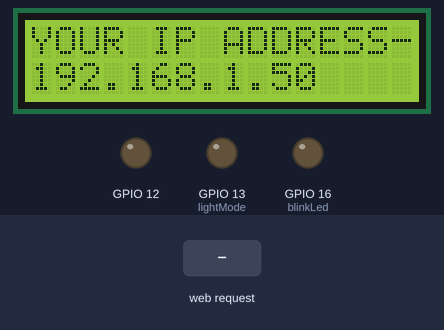
A sketch run on a simulated ESP8266 (NodeMCU). Shown: 16×2 character LCD, output pins drawn as LEDs (lit = HIGH). Inputs (shaded band) come from the test bench. WiFi joins after 1.5 s; servers stay silent unless stated; what the sketch prints to the serial monitor is not drawn.

Above: at 4.3 s.
4.4 s: HTTP request GET /bklight received
At 5.17 s:
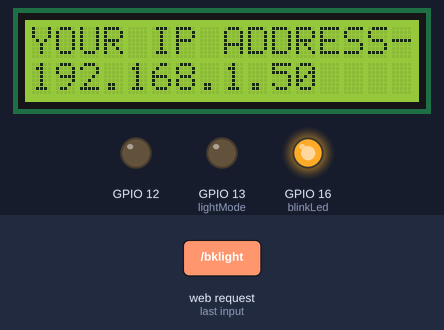
At 6.4 s:
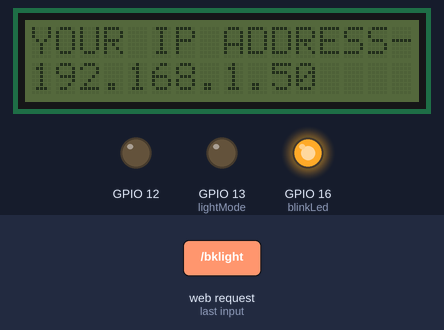
6.7 s: HTTP request GET /test received
At 8.0 s:
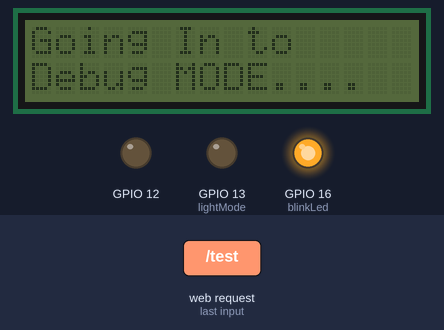
Timing chart, 0 to 46.0 s (numbered marks = the images above; inputs shaded):
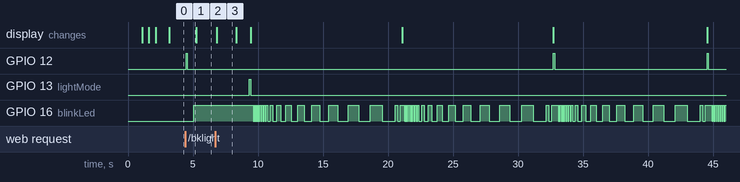

Measured:
- after the input at 4.4 s, GPIO 12: LOW → HIGH after 0.08 s, → LOW 0.10 s later; GPIO 16 (blinkLed): LOW → HIGH after 0.68 s
- after the input at 6.7 s, GPIO 12: alternates HIGH for 0.10 s and LOW for 11.7 s, starting after 26.0 s; GPIO 13 (lightMode): LOW → HIGH after 2.6 s, → LOW 0.10 s later; GPIO 16 (blinkLed): HIGH → LOW after 3.0 s, then moves between LOW and HIGH, repeating every 11.8 s; the display: changes after 0.11 s (image 3)
- what the display in image 3 shows lasts 1.5 s, from 6.8 s to 8.3 s

The sketch:

wifi.ino
```cpp
//esp 8266 bord download
//https://arduino.esp8266.com/stable/package_esp8266com_index.json
//html to c/c++
//https://tomeko.net/online_tools/cpp_text_escape.php?lang=en


//included Lib files
#include <ESP8266WiFi.h>
#include <ESP8266WebServer.h>
#include <Wire.h>
#include <LiquidCrystal_I2C.h>

//initing liquid crystal i2c lcd config
LiquidCrystal_I2C lcd(0x27, 16, 2);


// local network name and password
const char* ssid = "Home";
const char* password = "home1111";

//globla variables
int bklightvar = 1 ;


//initing esp web server at port 80;
ESP8266WebServer server(80);


// Requested web server for debug
const char debugTxt[] PROGMEM={"<!DOCTYPE html>\n"
"    <html>\n"
"    <head>\n"
"        <meta http-equiv = 'refresh' content = '0; url =/' />\n"
"    </head>\n"
"    <body>\n"
"        <br>\n"
"        <br>\n"
"        <br>\n"
"        <br>\n"
"        <br>\n"
"        <br>\n"
"        <br>\n"
"        <br>\n"
"        <p>Welcome Shourav How Are You Doing</p>\n"
"        <br>\n"
"        <br>\n"
"        <br>\n"
"        <br>\n"
"        <br>\n"
"        <br>\n"
"        <br>\n"
"   </body>\n"
"  </html>"};


//Request web page for root
const char temp[] PROGMEM={"<!DOCTYPE html>\n"
"<html>\n"
"   <head>\n"
"    <meta name=\"viewport\" content=\"width=device-width, initial-scale=1.0\">\n"
"      <style>\n"
"@import url('https://fonts.googleapis.com/css?family=Source+Code+Pro:200,900');\n"
"\n"
":root {\n"
"  --text-color: hsla(210, 50%, 85%, 1);\n"
"  --shadow-color: hsla(210, 40%, 52%, .4);\n"
"  --btn-color: hsl(210, 80%, 42%);\n"
"  --bg-color: #141218;\n"
"}\n"
"\n"
"* {\n"
"  box-sizing: border-box;\n"
"}\n"
"\n"
"html, body {\n"
"  width: 70%;\n"
"  height: 70%;\n"
"  display: flex;\n"
"  align-items: center;\n"
"  justify-content: center;\n"
"  background-color: var(--bg-color);\n"
"}\n"
"\n"
"button {\n"
"  position:relative;\n"
"  padding: 10px 20px;  \n"
"  border: none;\n"
"  background: none;\n"
"  cursor: pointer;\n"
"  \n"
"  font-family: \"Source Code Pro\";\n"
"  font-weight: 900;\n"
"  text-transform: uppercase;\n"
"  font-size: 30px;  \n"
"  color: var(--text-color);\n"
"  \n"
"  background-color: var(--btn-color);\n"
"  box-shadow: var(--shadow-color) 2px 2px 22px;\n"
"  border-radius: 4px; \n"
"  z-index: 0;  \n"
"  overflow: hidden;   \n"
"}\n"
"\n"
"button:focus {\n"
"  outline-color: transparent;\n"
"  box-shadow: var(--btn-color) 2px 2px 22px;\n"
"}\n"
"\n"
".right::after, button::after {\n"
"  content: var(--content);\n"
"  display: block;\n"
"  position: absolute;\n"
"  white-space: nowrap;\n"
"  padding: 40px 40px;\n"
"  pointer-events:none;\n"
"}\n"
"\n"
"button::after{\n"
"  font-weight: 200;\n"
"  top: -30px;\n"
"  left: -20px;\n"
"} \n"
"\n"
".right, .left {\n"
"  position: absolute;\n"
"  width: 100%;\n"
"  height: 100%;\n"
"  top: 0;\n"
"}\n"
".right {\n"
"  left: 66%;\n"
"}\n"
".left {\n"
"  right: 66%;\n"
"}\n"
".right::after {\n"
"  top: -30px;\n"
"  left: calc(-66% - 20px);\n"
"  \n"
"  background-color: var(--bg-color);\n"
"  color:transparent;\n"
"  transition: transform .4s ease-out;\n"
"  transform: translate(0, -90%) rotate(0deg)\n"
"}\n"
"\n"
"button:hover .right::after {\n"
"  transform: translate(0, -47%) rotate(0deg)\n"
"}\n"
"\n"
"button .right:hover::after {\n"
"  transform: translate(0, -50%) rotate(-7deg)\n"
"}\n"
"\n"
"button .left:hover ~ .right::after {\n"
"  transform: translate(0, -50%) rotate(7deg)\n"
"}\n"
"\n"
"/* bubbles */\n"
"button::before {\n"
"  content: '';\n"
"  pointer-events: none;\n"
"  opacity: .6;\n"
"  background:\n"
"    radial-gradient(circle at 20% 35%,  transparent 0,  transparent 2px, var(--text-color) 3px, var(--text-color) 4px, transparent 4px),\n"
"    radial-gradient(circle at 75% 44%, transparent 0,  transparent 2px, var(--text-color) 3px, var(--text-color) 4px, transparent 4px),\n"
"    radial-gradient(circle at 46% 52%, transparent 0, transparent 4px, var(--text-color) 5px, var(--text-color) 6px, transparent 6px);\n"
"\n"
"  width: 100%;\n"
"  height: 300%;\n"
"  top: 0;\n"
"  left: 0;\n"
"  position: absolute;\n"
"  animation: bubbles 5s linear infinite both;\n"
"}\n"
"\n"
"@keyframes bubbles {\n"
"  from {\n"
"    transform: translate();\n"
"  }\n"
"  to {\n"
"    transform: translate(0, -66.666%);\n"
"  }\n"
"}\n"
".change-color {\n"
"  fill: #fafffc;\n"
"}\n"
"</style>\n"
"   </head>\n"
"   <body>\n"
"      <a href=\"/light\"><button style=\"--content: 'LIGHT !';></a>\n"
"  <div class=\"left\"></div>\n"
"    LIGHT !\n"
"  <div class=\"right\"></div>\n"
"    \n"
"</button>\n"
"<a target=\"_blank\" href=\"/bklight\"><svg class=\"change-color\" style=\"width:100px;height:100px;position:fixed;top:5%;left:1em;opacity:.8;\" viewBox=\"0 0 24 24\"> <path fill-rule=\"evenodd\" d=\"M1 3.5a.5.5 0 0 1 .5-.5h13a.5.5 0 0 1 0 1h-13a.5.5 0 0 1-.5-.5zM8 6a.5.5 0 0 1 .5.5v5.793l2.146-2.147a.5.5 0 0 1 .708.708l-3 3a.5.5 0 0 1-.708 0l-3-3a.5.5 0 0 1 .708-.708L7.5 12.293V6.5A.5.5 0 0 1 8 6z\"/></svg></a>\n"
"\n"
"\n"
"\n"
"<a target=\"_blank\" href=\"https://id1o1.github.io/rhs\"><svg class=\"change-color\"; style=\"width:100px;height:100px;position:fixed;bottom:10%;left:1em;opacity:.8;\" viewBox=\"0 0 24 24\"><path fill-rule=\"evenodd\" d=\"M14.763.075A.5.5 0 0 1 15 .5v15a.5.5 0 0 1-.5.5h-3a.5.5 0 0 1-.5-.5V14h-1v1.5a.5.5 0 0 1-.5.5h-9a.5.5 0 0 1-.5-.5V10a.5.5 0 0 1 .342-.474L6 7.64V4.5a.5.5 0 0 1 .276-.447l8-4a.5.5 0 0 1 .487.022zM6 8.694 1 10.36V15h5V8.694zM7 15h2v-1.5a.5.5 0 0 1 .5-.5h2a.5.5 0 0 1 .5.5V15h2V1.309l-7 3.5V15z\"/>\n"
"  <path d=\"M2 11h1v1H2v-1zm2 0h1v1H4v-1zm-2 2h1v1H2v-1zm2 0h1v1H4v-1zm4-4h1v1H8V9zm2 0h1v1h-1V9zm-2 2h1v1H8v-1zm2 0h1v1h-1v-1zm2-2h1v1h-1V9zm0 2h1v1h-1v-1zM8 7h1v1H8V7zm2 0h1v1h-1V7zm2 0h1v1h-1V7zM8 5h1v1H8V5zm2 0h1v1h-1V5zm2 0h1v1h-1V5zm0-2h1v1h-1V3z\"/></svg></a>\n"
"   </body>\n"
"</html>"};


/*
void handleRoot()
{
  char temp[400];

  snprintf(temp, 400,
    "<html>\
  <head>\
  </head>\
    <body>\
    <h1>How to html page really good</h1>\
    <a href =\"/on\"> <button> Turn ON</button> </a>\
    <a href =\"/off\"> <button> Turn OFF</button> </a>\
  </body>\
</html>");
  server.send(200, "text/html", temp);
//  server.send(200, "text/plain", "I'm an awasome webServer!!!");

}
*/
// on bord led blinking code
void blinkLed()
{
  pinMode(16, OUTPUT);
  digitalWrite(16, LOW);
  delay(10);
  digitalWrite(16, HIGH);
  delay(10);

  pinMode(16, OUTPUT);
  digitalWrite(16, LOW);
  delay(20);
  digitalWrite(16, HIGH);
  delay(20);

  pinMode(16, OUTPUT);
  digitalWrite(16, LOW);
  delay(30);
  digitalWrite(16, HIGH);
  delay(30);

  pinMode(16, OUTPUT);
  digitalWrite(16, LOW);
  delay(40);
  digitalWrite(16, HIGH);
  delay(40);

  pinMode(16, OUTPUT);
  digitalWrite(16, LOW);
  delay(50);
  digitalWrite(16, HIGH);
  delay(50);

  pinMode(16, OUTPUT);
  digitalWrite(16, LOW);
  delay(60);
  digitalWrite(16, HIGH);
  delay(60);

  pinMode(16, OUTPUT);
  digitalWrite(16, LOW);
  delay(70);
  digitalWrite(16, HIGH);
  delay(70);

  pinMode(16, OUTPUT);
  digitalWrite(16, LOW);
  delay(80);
  digitalWrite(16, HIGH);
  delay(80);

  pinMode(16, OUTPUT);
  digitalWrite(16, LOW);
  delay(90);
  digitalWrite(16, HIGH);
  delay(90);

  pinMode(16, OUTPUT);
  digitalWrite(16, LOW);
  delay(100);
  digitalWrite(16, HIGH);
  delay(100);

  pinMode(16, OUTPUT);
  digitalWrite(16, LOW);
  delay(200);
  digitalWrite(16, HIGH);
  delay(200);

  pinMode(16, OUTPUT);
  digitalWrite(16, LOW);
  delay(300);
  digitalWrite(16, HIGH);
  delay(300);

  pinMode(16, OUTPUT);
  digitalWrite(16, LOW);
  delay(400);
  digitalWrite(16, HIGH);
  delay(400);

  pinMode(16, OUTPUT);
  digitalWrite(16, LOW);
  delay(500);
  digitalWrite(16, HIGH);
  delay(500);

  pinMode(16, OUTPUT);
  digitalWrite(16, LOW);
  delay(600);
  digitalWrite(16, HIGH);
  delay(600);

  pinMode(16, OUTPUT);
  digitalWrite(16, LOW);
  delay(700);
  digitalWrite(16, HIGH);
  delay(700);

  pinMode(16, OUTPUT);
  digitalWrite(16, LOW);
  delay(800);
  digitalWrite(16, HIGH);
  delay(800);


  pinMode(16, OUTPUT);
  digitalWrite(16, LOW);
  delay(900);
  digitalWrite(16, HIGH);
  delay(900);

  pinMode(16, OUTPUT);
  digitalWrite(16, LOW);
  delay(1000);
  digitalWrite(16, HIGH);
  delay(200);

  pinMode(16, OUTPUT);
  digitalWrite(16, LOW);
  delay(200);
  digitalWrite(16, HIGH);
  delay(100);
};


// fanction to inite root
void handleRoot()
{
  server.send(200, "text/html", temp);
//  server.send(200, "text/plain", "I'm an awasome webServer!!!");

}


//debug function
void deBug()
{
  server.send(200, "text/html", debugTxt);
  lcd.clear();
  lcd.setCursor(0,0);
  lcd.print("Going In to");
  lcd.setCursor(0,4);
  lcd.print("Debug MODE....");
  delay(1500);
  pinMode(13, OUTPUT);
  lcd.clear();
  lcd.setCursor(0,0);
  lcd.print("Turning ON Light");
  delay(1000);
  digitalWrite(13, HIGH);
  delay(100);
  digitalWrite(13, LOW);
  lcd.clear();
  lcd.setCursor(0,0);
  lcd.print("Doing System ");
  lcd.setCursor(0,4);
  lcd.print("Checkup..");
  delay(200);
  blinkLed();
  lcd.clear();
  lcd.setCursor(0,0);
  lcd.print("Doing System ");
  lcd.setCursor(0,4);
  lcd.print("Checkup....");
  delay(200);
  blinkLed();
  lcd.clear();
  lcd.setCursor(0,0);
  lcd.print("Doing System ");
  lcd.setCursor(0,4);
  lcd.print("Checkup......");
  lcd.setBacklight(0);
  pinMode(12, OUTPUT);
  digitalWrite(12, HIGH);
  delay(100);
  pinMode(12, OUTPUT);
  digitalWrite(12, LOW);
  delay(100);
  delay(200);
  blinkLed();
  lcd.clear();
  lcd.setCursor(0,0);
  lcd.print("Doing System ");
  lcd.setCursor(0,4);
  lcd.print("Checkup........");
  lcd.setBacklight(1);
   pinMode(12, OUTPUT);
  digitalWrite(12, HIGH);
  delay(100);
  pinMode(12, OUTPUT);
  digitalWrite(12, LOW);
  delay(100);
  delay(200);
  blinkLed();
  pinMode(13, OUTPUT);
  lcd.clear();
  lcd.setCursor(0,0);
  lcd.print("Turning OFF");
  lcd.setCursor(0,4);
  lcd.print("Light (-_-)");
  delay(1000);
  digitalWrite(13, HIGH);
  delay(100);
  digitalWrite(13, LOW);
  lcd.clear();
  lcd.setCursor(0,0);
  lcd.print("No Problem Found");
  lcd.setCursor(0,4);
  lcd.print("Shourav...");
  delay(2000);


} ;


//back to function let's you move back to root after dowing some work
void backTo()
{
  char temp[400];

  snprintf(temp, 400,
    """<!DOCTYPE html>"
    "<html>"
    "<head>"
        "<meta http-equiv = 'refresh' content = '0; url =/' />"
   " </head>"
    "<body>"
   "</body>"
  "</html>""");
  server.send(200, "text/html", temp);
}


//control display's backlight and send signal to nano
void bkLight() {
  //server.send(200, "text/html", temp);
   pinMode(16, OUTPUT);
  digitalWrite(16, LOW);
  pinMode(12, OUTPUT);
  digitalWrite(12, HIGH);
  delay(100);
  digitalWrite(12, LOW);
  Serial.println(bklightvar);
  bklightvar =! bklightvar;
  Serial.println(bklightvar);
  delay(500);
  digitalWrite(16, HIGH);
  backTo();
}


//send signal to nano for controling light
void lightMode() {
  //server.send(200, "text/html", temp);
  pinMode(16, OUTPUT);
  digitalWrite(16, LOW);
  pinMode(13, OUTPUT);
  digitalWrite(13, HIGH);
  delay(100);
  digitalWrite(13, LOW);
  delay(500);
  digitalWrite(16, HIGH);
  backTo();

}


//main setup
void setup(void) {


  // Serial port for debugging purposes
  Serial.begin(115200);
  lcd.begin();
  lcd.clear();
  lcd.setCursor(0, 0);
  lcd.print("Selected SSID....");
  lcd.setCursor(0,4);
  lcd.print(ssid);
  delay(1000);
  lcd.clear();
  lcd.setCursor(0,0);
  lcd.print("Welcome");
  lcd.setCursor(0,4);
  lcd.print("Shourav");
  delay(500);
  lcd.clear();
  lcd.setCursor(0,0);

  Serial.begin(115200);
  Serial.print("Connecting to network");
  WiFi.mode(WIFI_STA);

  WiFi.begin(ssid, password);   // Connect to WiFi network

  while (WiFi.status() != WL_CONNECTED) {    // Wait for connection
    delay(500);
    Serial.print(".");
    Serial.println("Connecting to WiFi..");
    lcd.print("Connecting ");
    lcd.setCursor(0,4);
    lcd.print("To WiFi....");
    delay(1000);
    lcd.clear();
  }

  Serial.print("Connected to ");
  Serial.println(ssid);
  Serial.print("IP address: ");
  Serial.println(WiFi.localIP());
  lcd.setCursor(0,0);
  lcd.print("YOUR IP ADDRESS-");
  lcd.setCursor(0,4);
  lcd.print(WiFi.localIP());


  // handleing server request
  server.on("/", handleRoot);
  server.on("/light", lightMode);
  server.on("/bklight", bkLight);
  server.on("/test", deBug);

  server.begin();
  Serial.println("HTTP server started");
}

void loop(void)
{

  // doing Main loop
  server.handleClient();
  Serial.print("Connected to ");
  Serial.println(ssid);
  Serial.print("IP address: ");
  Serial.println(WiFi.localIP());
  lcd.clear();
  lcd.setCursor(0,0);
  lcd.print("YOUR IP ADDRESS-");
  lcd.setCursor(0,4);
  lcd.print(WiFi.localIP());
  delay(100);


  //backlight logic
  if ( bklightvar == LOW ){
      lcd.setBacklight(0);
  }
  else {
    lcd.setBacklight(1);
  }
}
```
